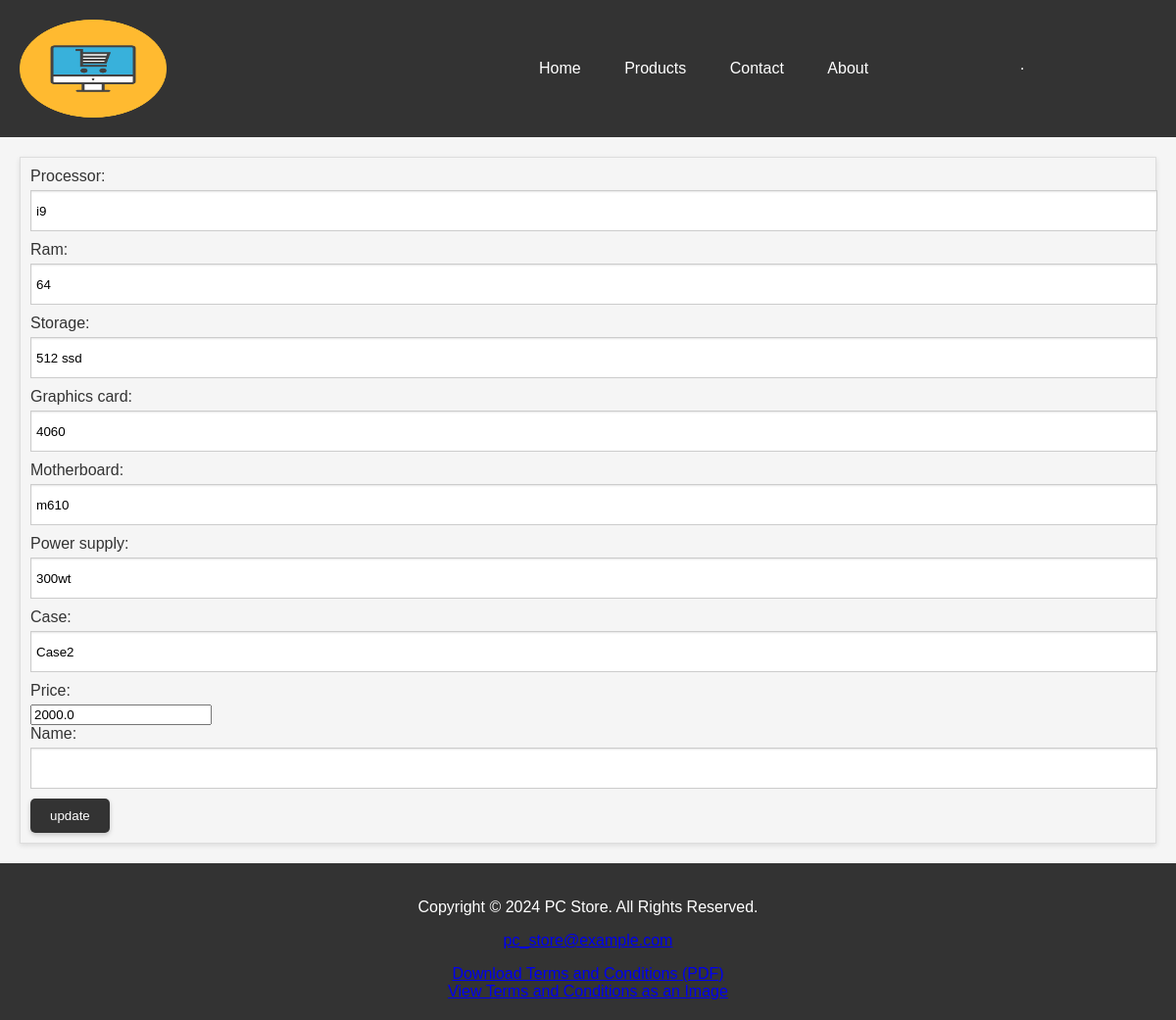
Page /update/3 on the committed database.
### apps/bookmodule/models.py (models this page shows)
class PCS(models.Model):
    id = models.BigAutoField(auto_created=True, primary_key=True, serialize=False, verbose_name='ID')
    Processor = models.CharField(max_length = 50)
    RAM = models.CharField(max_length = 50)
    Storage = models.CharField(max_length = 50)
    graphics_card = models.CharField(max_length = 50)
    Motherboard	 = models.CharField(max_length = 50)
    Power_Supply = models.CharField(max_length = 50)
    Case = models.CharField(max_length = 50)
    price = models.FloatField(default = 0.0)

### apps/bookmodule/views.py (the view)
# urls.py: path("update/<int:bId>", views.update_pc),
def update_pc(request,bId):
    obj = PCS.objects.get(id = bId)
    if request.method == 'POST':
        form = InputForm(request.POST, instance=obj)
        if form.is_valid():
            obj.save()
            return redirect('book', bId = obj.id )
    form = InputForm(instance=obj)
    return render(request, "bookmodule/update.html", {'form':form})

### apps/bookmodule/forms.py
class InputForm(forms.ModelForm):
    class Meta:
        model = PCS
        fields = "__all__"
    Processor = forms.CharField(max_length = 200)
    name = forms.CharField(max_length = 50)
    RAM = forms.CharField(max_length = 200)
    Storage = forms.CharField(max_length = 200)
    graphics_card = forms.CharField(max_length = 200)
    Motherboard = forms.CharField(max_length = 200)
    Power_Supply  = forms.CharField(max_length = 200)
    Case = forms.CharField(max_length = 200)
    price = forms.FloatField(min_value=0, max_value=10000)

### apps/templates/bookmodule/update.html (shortened to what this page needs)
{% extends "layouts/base.html" %}
{% block content %}
<form method="post">
    {{form}}
    <button type="submit">update</button>
    </form>
{% endblock content %}

### rows in the picture
PCS: Processor "i9", RAM "64", Storage "512 ssd", graphics_card "4060", Motherboard "m610", Power_Supply "300wt", Case "Case2", price "2000.0"
